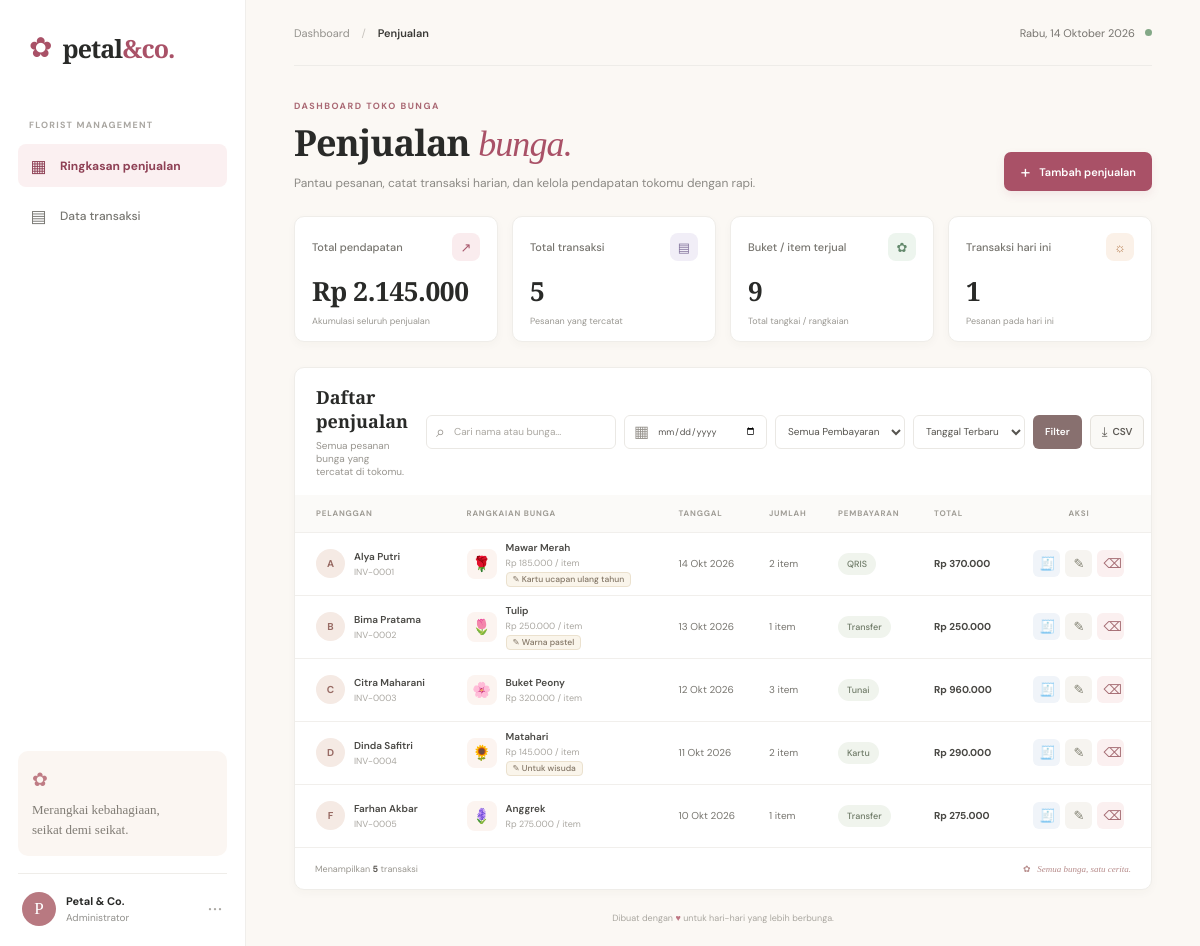
The page / on the database its author committed.
### tables this page shows
CREATE TABLE IF NOT EXISTS sales (
    id INT UNSIGNED NOT NULL AUTO_INCREMENT,
    customer_name VARCHAR(100) NOT NULL,
    flower_name VARCHAR(100) NOT NULL,
    quantity INT UNSIGNED NOT NULL,
    unit_price BIGINT UNSIGNED NOT NULL,
    sale_date DATE NOT NULL,
    payment_method ENUM('Tunai', 'Transfer', 'QRIS', 'Kartu') NOT NULL DEFAULT 'Tunai',
    notes VARCHAR(500) NULL,
    created_at TIMESTAMP NOT NULL DEFAULT CURRENT_TIMESTAMP,
    updated_at TIMESTAMP NOT NULL DEFAULT CURRENT_TIMESTAMP ON UPDATE CURRENT_TIMESTAMP,
    PRIMARY KEY (id),
    INDEX idx_sales_date (sale_date),
    INDEX idx_sales_customer (customer_name)
);

### index.php (the view, shortened to what this page needs)
<?php
function e(mixed $value): string
{
    return htmlspecialchars((string) $value, ENT_QUOTES | ENT_SUBSTITUTE, 'UTF-8');
}
function rupiah(float|int|string $amount): string
{
    return 'Rp ' . number_format((float) $amount, 0, ',', '.');
}
function formatTanggalIndo(?string $dateStr, bool $withDay = false, bool $shortMonth = false): string
{
    $timestamp = strtotime($dateStr);
    $days = ['Minggu', 'Senin', 'Selasa', 'Rabu', 'Kamis', 'Jumat', 'Sabtu'];
    $monthsLong = [
        1 => 'Januari', 2 => 'Februari', 3 => 'Maret', 4 => 'April',
        5 => 'Mei', 6 => 'Juni', 7 => 'Juli', 8 => 'Agustus',
        9 => 'September', 10 => 'Oktober', 11 => 'November', 12 => 'Desember'
    ];
    $monthsShort = [
        1 => 'Jan', 2 => 'Feb', 3 => 'Mar', 4 => 'Apr',
        5 => 'Mei', 6 => 'Jun', 7 => 'Jul', 8 => 'Agu',
        9 => 'Sep', 10 => 'Okt', 11 => 'Nov', 12 => 'Des'
    ];
    $dayNum = (int) date('w', $timestamp);
    $d = date('j', $timestamp);
    $m = (int) date('n', $timestamp);
    $y = date('Y', $timestamp);
    $monthName = $shortMonth ? ($monthsShort[$m] ?? '') : ($monthsLong[$m] ?? '');
    $formatted = "{$d} {$monthName} {$y}";
    if ($withDay) {
        $dayName = $days[$dayNum] ?? '';
        return "{$dayName}, {$formatted}";
    }
    return $formatted;
}
function flowerIcon(string $name): string
{
    $lower = mb_strtolower($name);
    if (str_contains($lower, 'mawar') || str_contains($lower, 'rose')) {
        return '🌹';
    }
    if (str_contains($lower, 'tulip')) {
        return '🌷';
    }
    if (str_contains($lower, 'matahari') || str_contains($lower, 'sunflower')) {
        return '🌻';
    }
    if (str_contains($lower, 'anggrek') || str_contains($lower, 'orchid') || str_contains($lower, 'lavender')) {
        return '🪻';
    }
    if (str_contains($lower, 'peony') || str_contains($lower, 'sakura') || str_contains($lower, 'cherry')) {
        return '🌸';
    }
    return '💐';
}
$dbError = null;
$pdo = null;
$sales = [];
$summary = ['transactions' => 0, 'revenue' => 0, 'bouquets' => 0, 'today' => 0];
$search = trim((string) ($_GET['q'] ?? ''));
$selectedDate = trim((string) ($_GET['date'] ?? ''));
$selectedPayment = trim((string) ($_GET['payment'] ?? ''));
$selectedSort = trim((string) ($_GET['sort'] ?? 'date_desc'));
try {
    $pdo = require __DIR__ . '/config/database.php';
} catch (PDOException $exception) {
    error_log('Florist database connection error: ' . $exception->getMessage());
    $dbError = 'Tidak dapat terhubung ke database. Pastikan layanan MySQL/MariaDB berjalan dan database florist_db tersedia.';
}
if ($pdo) {
    $sortSql = match ($selectedSort) {
        'date_asc' => 'sale_date ASC, id ASC',
        'total_desc' => '(quantity * unit_price) DESC, id DESC',
        'total_asc' => '(quantity * unit_price) ASC, id ASC',
        'name_asc' => 'customer_name ASC, id DESC',
        default => 'sale_date DESC, id DESC',
    };
    try {
        $summaryStatement = $pdo->query(
            'SELECT COUNT(*) AS transactions, COALESCE(SUM(quantity * unit_price), 0) AS revenue,
                    COALESCE(SUM(quantity), 0) AS bouquets,
                    COALESCE(SUM(CASE WHEN sale_date = CURDATE() THEN 1 ELSE 0 END), 0) AS today
             FROM sales'
        );
        $summary = $summaryStatement->fetch() ?: $summary;
        $conditions = [];
        $parameters = [];
        $where = $conditions ? 'WHERE ' . implode(' AND ', $conditions) : '';
        $statement = $pdo->prepare("SELECT * FROM sales {$where} ORDER BY {$sortSql}");
        $statement->execute($parameters);
        $sales = $statement->fetchAll();
    } catch (PDOException $exception) {
        error_log('Florist query error: ' . $exception->getMessage());
        $dbError = 'Gagal memuat data penjualan dari database.';
    }
}
?>
<!DOCTYPE html>
<html lang="id">
<head>
    <link rel="stylesheet" href="assets/style.css">
</head>
<body>
    <div class="app-shell">
        <aside class="sidebar">
            <a class="brand" href="index.php" aria-label="Petal and Co, beranda">
                <span class="brand-mark">✿</span>
                <span class="brand-name">petal<span>&co.</span></span>
            </a>
            <div class="store-label">FLORIST MANAGEMENT</div>
            <nav class="side-nav" aria-label="Navigasi utama">
                <a class="nav-link active" href="index.php"><span class="nav-icon">▦</span>Ringkasan penjualan</a>
                <a class="nav-link" href="#sales-table"><span class="nav-icon">▤</span>Data transaksi</a>
            </nav>
            <div class="sidebar-bottom">
                <div class="sidebar-note">
                    <span class="note-flower">✿</span>
                    <p>Merangkai kebahagiaan,<br>seikat demi seikat.</p>
                </div>
                <div class="user-profile">
                    <div class="avatar">P</div>
                    <div><strong>Petal & Co.</strong><small>Administrator</small></div>
                    <span class="profile-menu">···</span>
                </div>
            </div>
        </aside>
        <main class="main-content">
            <header class="topbar">
                <div class="breadcrumb">Dashboard <span>/</span> <strong>Penjualan</strong></div>
                <div class="topbar-right">
                    <span class="today-label"><?= e(formatTanggalIndo(date('Y-m-d'), true)) ?></span>
                    <span class="topbar-dot" title="Sistem Aktif"></span>
                </div>
            </header>
            <section class="page-heading">
                <div>
                    <p class="eyebrow">DASHBOARD TOKO BUNGA</p>
                    <h1>Penjualan <em>bunga.</em></h1>
                    <p class="page-subtitle">Pantau pesanan, catat transaksi harian, dan kelola pendapatan tokomu dengan rapi.</p>
                </div>
                <a class="button button-primary" id="btn-tambah" href="index.php?form=1"><span class="button-plus">+</span> Tambah penjualan</a>
            </section>
            <section class="stats-grid" aria-label="Ringkasan penjualan">
                <article class="stat-card">
                    <div class="stat-top"><span>Total pendapatan</span><span class="stat-icon icon-rose">↗</span></div>
                    <div class="stat-value"><?= e(rupiah($summary['revenue'])) ?></div>
                    <div class="stat-foot"><span class="stat-caption">Akumulasi seluruh penjualan</span></div>
                </article>
                <article class="stat-card">
                    <div class="stat-top"><span>Total transaksi</span><span class="stat-icon icon-lilac">▤</span></div>
                    <div class="stat-value"><?= number_format((int) $summary['transactions'], 0, ',', '.') ?></div>
                    <div class="stat-foot"><span class="stat-caption">Pesanan yang tercatat</span></div>
                </article>
                <article class="stat-card">
                    <div class="stat-top"><span>Buket / item terjual</span><span class="stat-icon icon-green">✿</span></div>
                    <div class="stat-value"><?= number_format((int) $summary['bouquets'], 0, ',', '.') ?></div>
                    <div class="stat-foot"><span class="stat-caption">Total tangkai / rangkaian</span></div>
                </article>
                <article class="stat-card">
                    <div class="stat-top"><span>Transaksi hari ini</span><span class="stat-icon icon-peach">☼</span></div>
                    <div class="stat-value"><?= number_format((int) $summary['today'], 0, ',', '.') ?></div>
                    <div class="stat-foot"><span class="stat-caption">Pesanan pada hari ini</span></div>
                </article>
            </section>
            <section class="table-card" id="sales-table">
                <div class="table-heading">
                    <div>
                        <h2>Daftar penjualan</h2>
                        <p>Semua pesanan bunga yang tercatat di tokomu.</p>
                    </div>
                    <form class="filters" method="get" action="index.php">
                        <label class="search-box">
                            <span>⌕</span>
                            <input type="search" name="q" value="<?= e($search) ?>" placeholder="Cari nama atau bunga..." aria-label="Cari penjualan">
                        </label>
                        <label class="date-filter">
                            <span>▦</span>
                            <input type="date" name="date" value="<?= e($selectedDate) ?>" aria-label="Filter tanggal">
                        </label>
                        <select name="payment" class="filter-select" aria-label="Metode pembayaran">
                            <option value="">Semua Pembayaran</option>
                        </select>
                        <select name="sort" class="filter-select" aria-label="Urutkan data">
                            <option value="date_desc" <?= $selectedSort === 'date_desc' ? 'selected' : '' ?>>Tanggal Terbaru</option>
                        </select>
                        <button class="filter-submit" type="submit">Filter</button>
                        <a class="export-button" href="index.php?export=csv<?= $search !== '' ? '&q=' . urlencode($search) : '' ?><?= $selectedDate !== '' ? '&date=' . urlencode($selectedDate) : '' ?><?= $selectedPayment !== '' ? '&payment=' . urlencode($selectedPayment) : '' ?><?= $selectedSort !== 'date_desc' ? '&sort=' . urlencode($selectedSort) : '' ?>" title="Unduh laporan transaksi dalam format CSV untuk Excel">
                            <span>⤓</span> CSV
                        </a>
                    </form>
                </div>
                <?php if (!$dbError): ?>
                <div class="table-wrap">
                    <table>
                        <thead>
                            <tr>
                                <th>PELANGGAN</th>
                                <th>RANGKAIAN BUNGA</th>
                                <th>TANGGAL</th>
                                <th>JUMLAH</th>
                                <th>PEMBAYARAN</th>
                                <th>TOTAL</th>
                                <th class="action-heading">AKSI</th>
                            </tr>
                        </thead>
                        <tbody>
                        <?php foreach ($sales as $sale): ?>
                            <tr>
                                <td>
                                    <div class="customer-cell">
                                        <span class="customer-avatar"><?= e(mb_strtoupper(mb_substr($sale['customer_name'], 0, 1))) ?></span>
                                        <div>
                                            <strong><?= e($sale['customer_name']) ?></strong>
                                            <small>INV-<?= str_pad((string) $sale['id'], 4, '0', STR_PAD_LEFT) ?></small>
                                        </div>
                                    </div>
                                </td>
                                <td>
                                    <div class="flower-cell">
                                        <span class="flower-thumb"><?= flowerIcon($sale['flower_name']) ?></span>
                                        <div class="flower-info">
                                            <strong><?= e($sale['flower_name']) ?></strong>
                                            <small><?= e(rupiah($sale['unit_price'])) ?> / item</small>
                                            <?php if (!empty($sale['notes'])): ?>
                                                <span class="cell-note" title="Catatan: <?= e($sale['notes']) ?>">✎ <?= e(mb_strimwidth($sale['notes'], 0, 32, '...')) ?></span>
                                            <?php endif; ?>
                                        </div>
                                    </div>
                                </td>
                                <td><?= e(formatTanggalIndo($sale['sale_date'], false, true)) ?></td>
                                <td><?= e($sale['quantity']) ?> item</td>
                                <td><span class="payment-pill"><?= e($sale['payment_method']) ?></span></td>
                                <td class="total-cell"><?= e(rupiah((int) $sale['quantity'] * (int) $sale['unit_price'])) ?></td>
                                <td>
                                    <div class="row-actions">
                                        <button type="button" class="icon-button invoice-button"
                                            data-id="<?= e($sale['id']) ?>"
                                            data-invoice="INV-<?= str_pad((string) $sale['id'], 4, '0', STR_PAD_LEFT) ?>"
                                            data-customer="<?= e($sale['customer_name']) ?>"
                                            data-flower="<?= e($sale['flower_name']) ?>"
                                            data-qty="<?= e($sale['quantity']) ?>"
                                            data-price="<?= e(rupiah($sale['unit_price'])) ?>"
                                            data-total="<?= e(rupiah((int) $sale['quantity'] * (int) $sale['unit_price'])) ?>"
                                            data-date="<?= e(formatTanggalIndo($sale['sale_date'], true)) ?>"
                                            data-payment="<?= e($sale['payment_method']) ?>"
                                            data-notes="<?= e($sale['notes'] ?? '') ?>"
                                            aria-label="Lihat & cetak nota penjualan <?= e($sale['customer_name']) ?>"
                                            title="Cetak Struk / Nota">🧾</button>
                                        <a class="icon-button edit-button" href="index.php?edit=<?= e($sale['id']) ?>" aria-label="Edit penjualan <?= e($sale['customer_name']) ?>" title="Edit">✎</a>
                                        <form method="post" class="delete-form" data-confirm="Hapus penjualan <?= e($sale['customer_name']) ?>? Tindakan ini tidak dapat dibatalkan.">
                                            <button class="icon-button delete-button" type="submit" aria-label="Hapus penjualan <?= e($sale['customer_name']) ?>" title="Hapus">⌫</button>
                                        </form>
                                    </div>
                                </td>
                            </tr>
                        <?php endforeach; ?>
                        </tbody>
                    </table>
                </div>
                <div class="table-footer">
                    <span>Menampilkan <strong><?= count($sales) ?></strong> transaksi<?= ($search !== '' || $selectedDate !== '' || $selectedPayment !== '' || $selectedSort !== 'date_desc') ? ' (hasil filter)' : '' ?></span>
                    <span class="footer-flower">✿ &nbsp; Semua bunga, satu cerita.</span>
                </div>
                <?php endif; ?>
            </section>
            <footer class="page-footer">Dibuat dengan <span>♥</span> untuk hari-hari yang lebih berbunga.</footer>
        </main>
    </div>
</body>
</html>

### rows shown on the page
sales: customer_name "A", customer_name "Alya Putri", id "0001", flower_name "🌹", flower_name "Mawar Merah", unit_price "Rp 185.000", notes "Kartu ucapan ulang tahun", sale_date "14 Okt 2026", quantity "2", payment_method "QRIS", rupiah((int) $sale['quantity'] * (int) $sale['unit_price']) "Rp 370.000"
sales: customer_name "B", customer_name "Bima Pratama", id "0002", flower_name "🌷", flower_name "Tulip", unit_price "Rp 250.000", notes "Warna pastel", sale_date "13 Okt 2026", quantity "1", payment_method "Transfer", rupiah((int) $sale['quantity'] * (int) $sale['unit_price']) "Rp 250.000"
sales: customer_name "C", customer_name "Citra Maharani", id "0003", flower_name "🌸", flower_name "Buket Peony", unit_price "Rp 320.000", sale_date "12 Okt 2026", quantity "3", payment_method "Tunai", rupiah((int) $sale['quantity'] * (int) $sale['unit_price']) "Rp 960.000"
sales: customer_name "D", customer_name "Dinda Safitri", id "0004", flower_name "🌻", flower_name "Matahari", unit_price "Rp 145.000", notes "Untuk wisuda", sale_date "11 Okt 2026", quantity "2", payment_method "Kartu", rupiah((int) $sale['quantity'] * (int) $sale['unit_price']) "Rp 290.000"
sales: customer_name "F", customer_name "Farhan Akbar", id "0005", flower_name "🪻", flower_name "Anggrek", unit_price "Rp 275.000", sale_date "10 Okt 2026", quantity "1", payment_method "Transfer", rupiah((int) $sale['quantity'] * (int) $sale['unit_price']) "Rp 275.000"

### other values the page prints
rupiah($summary['revenue']) "Rp 2.145.000"
$summary['transactions'] "5"
$summary['bouquets'] "9"
$summary['today'] "1"
count($sales) "5"
